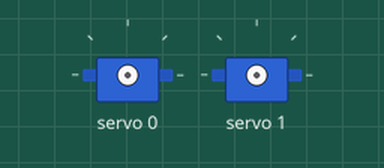
Simulated run of this sketch. Board: Arduino Uno, built with avr-gcc and run on an emulated ATmega328P. On the bench: 2 × servo. What the sketch prints to the serial monitor is not drawn.

Above: at 0.05 s.
At 3.15 s:
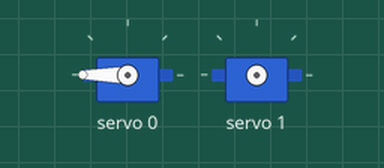
At 6.25 s:
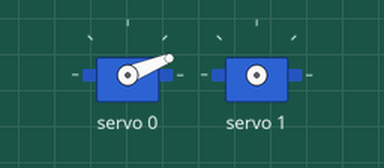
At 13.35 s:
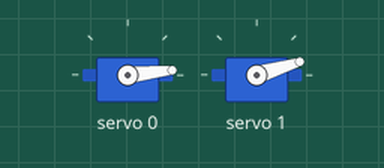
Timing chart, 0 to 18.3 s (numbered marks = the images above):
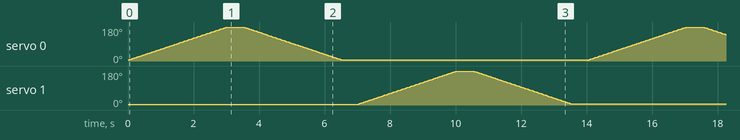

The sketch:

DedicatedServoDriverModified.ino
```cpp
#include <Wire.h>
#include <Adafruit_PWMServoDriver.h>

// called this way, it uses the default address 0x40
// pwm is adafruits library meant to mimic things like servo.writeMicroseconds in order for them to use it on the dedicated servo driver
Adafruit_PWMServoDriver pwm = Adafruit_PWMServoDriver();

#define SERVOMIN  600 // This is the rounded 'minimum' microsecond length, in this case the servo can have a minimum of 600 (600-2400 for 270 degrees rotation)
#define SERVOMAX  2400 // This is the rounded 'maximum' microsecond length, in this case the servo can have a maximum of 2400
#define SERVO_FREQ 50 // Analog servos run at ~50 Hz updates

// our servo # counter
uint8_t servonum = 0;

void setup() {
  Serial.begin(9600);
  Serial.println("2 channel Servo test!");

  pwm.begin();
  /*
     In theory the internal oscillator (clock) is 25MHz but it really isn't
     that precise. You can 'calibrate' this by tweaking this number until
     you get the PWM update frequency you're expecting!
     The int.osc. for the PCA9685 chip is a range between about 23-27MHz and
     is used for calculating things like writeMicroseconds()
     Analog servos run at ~50 Hz updates, It is importaint to use an
     oscilloscope in setting the int.osc frequency for the I2C PCA9685 chip.
     1) Attach the oscilloscope to one of the PWM signal pins and ground on
        the I2C PCA9685 chip you are setting the value for.
     2) Adjust setOscillatorFrequency() until the PWM update frequency is the
        expected value (50Hz for most ESCs)
     Setting the value here is specific to each individual I2C PCA9685 chip and
     affects the calculations for the PWM update frequency.
     Failure to correctly set the int.osc value will cause unexpected PWM results
  */
  pwm.setOscillatorFrequency(27000000);
  pwm.setPWMFreq(SERVO_FREQ);  // Analog servos run at ~50 Hz updates

  delay(10);
}


void loop() {

  // Drive each servo one at a time using writeMicroseconds(), it's not precise due to calculation rounding!
  // The writeMicroseconds() function is used to mimic the Arduino Servo library writeMicroseconds() behavior.

  //Turn completely from the min to max position
  for (uint16_t microsec = SERVOMIN; microsec < SERVOMAX; microsec++) {
    pwm.writeMicroseconds(servonum, microsec);
    delay(1); //increase or decrease this to increase or decrease speed of the servo
  }

  delay(500);

  //Turn completely from the max to min position
  for (uint16_t microsec = SERVOMAX; microsec > SERVOMIN; microsec--) {
    pwm.writeMicroseconds(servonum, microsec);
    delay(1);
  }

  delay(500);

  servonum++;
  if (servonum > 1) servonum = 0; // Testing the first 2 servo channels, change the number in the if statement if you have more servos
}
```
